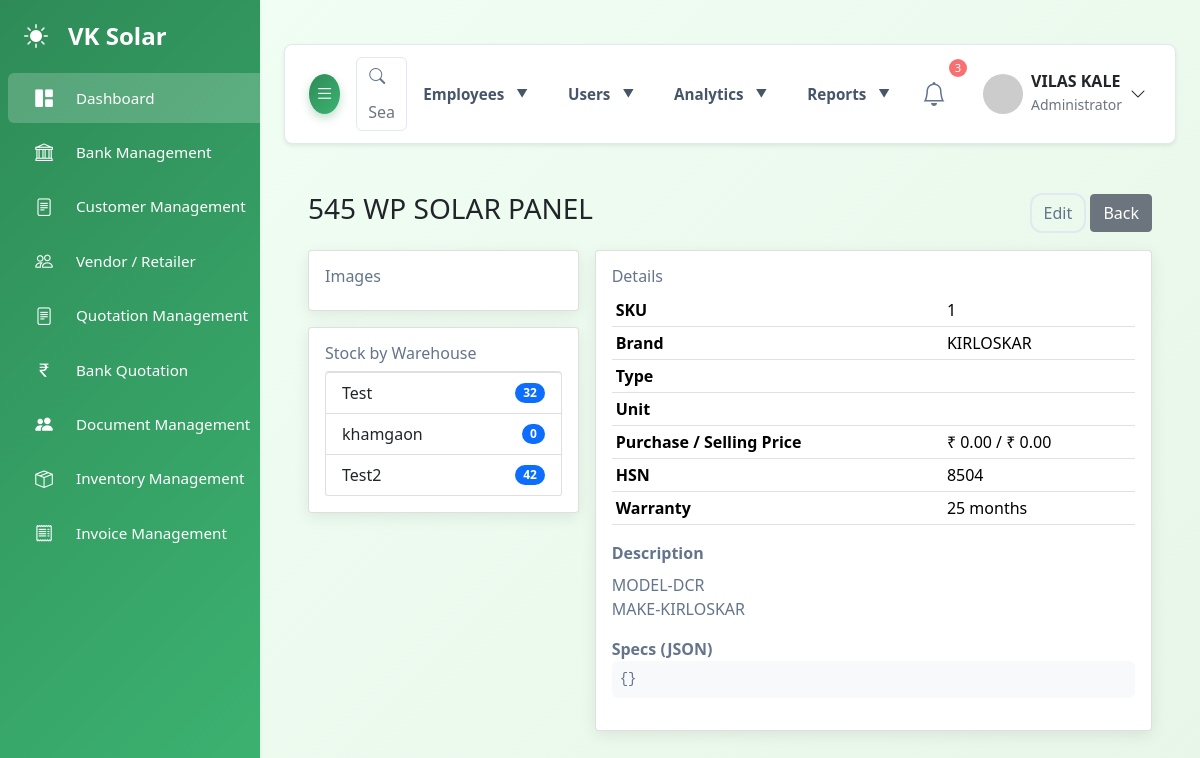
/admin/inventory/product_view.php?id=1 (signed in), run on the app's committed database.
### tables this page shows
CREATE TABLE `products` (
  `id` int NOT NULL,
  `sku` varchar(120)  NOT NULL,
  `name` varchar(255)  NOT NULL,
  `brand` varchar(150)  DEFAULT NULL,
  `category_id` int DEFAULT NULL,
  `type` varchar(100)  DEFAULT NULL,
  `unit` varchar(50)  DEFAULT 'pc',
  `serial_tracked` tinyint(1) DEFAULT '0',
  `default_purchase_price` decimal(12,2) DEFAULT '0.00',
  `default_selling_price` decimal(12,2) DEFAULT '0.00',
  `tax_rate` decimal(5,2) DEFAULT '0.00',
  `hsn_code` varchar(50)  DEFAULT NULL,
  `weight_kg` decimal(8,3) DEFAULT NULL,
  `length_mm` int DEFAULT NULL,
  `width_mm` int DEFAULT NULL,
  `height_mm` int DEFAULT NULL,
  `warranty_months` int DEFAULT NULL,
  `description` text ,
  `specs` json DEFAULT NULL,
  `created_by` int DEFAULT NULL,
  `created_at` datetime DEFAULT CURRENT_TIMESTAMP,
  `updated_at` datetime DEFAULT CURRENT_TIMESTAMP ON UPDATE CURRENT_TIMESTAMP
);

CREATE TABLE `warehouse_stock` (
  `id` int NOT NULL,
  `warehouse_id` int NOT NULL,
  `product_id` int NOT NULL,
  `quantity` decimal(12,3) NOT NULL DEFAULT '0.000',
  `reserved` decimal(12,3) NOT NULL DEFAULT '0.000',
  `updated_at` datetime DEFAULT CURRENT_TIMESTAMP ON UPDATE CURRENT_TIMESTAMP
);

CREATE TABLE `warehouses` (
  `id` int NOT NULL,
  `name` varchar(150) NOT NULL,
  `code` varchar(50) DEFAULT NULL,
  `address` text,
  `city` varchar(100) DEFAULT NULL,
  `state` varchar(100) DEFAULT NULL,
  `pincode` varchar(12) DEFAULT NULL,
  `contact_name` varchar(100) DEFAULT NULL,
  `contact_phone` varchar(20) DEFAULT NULL,
  `image` varchar(255) DEFAULT NULL,
  `created_by` int DEFAULT NULL,
  `created_at` timestamp NULL DEFAULT CURRENT_TIMESTAMP,
  `updated_at` timestamp NULL DEFAULT CURRENT_TIMESTAMP ON UPDATE CURRENT_TIMESTAMP
);

### admin/inventory/product_view.php (the view, shortened to what this page needs)
<?php
require_once __DIR__ . '/../connect/db.php';
$id = intval($_GET['id'] ?? 0);
$stmt = $conn->prepare("SELECT * FROM products WHERE id=? LIMIT 1");
$stmt->bind_param('i',$id); $stmt->execute(); $res=$stmt->get_result(); $product=$res->fetch_assoc(); $stmt->close();
$stocks = [];
$sq = $conn->prepare("SELECT ws.id,ws.warehouse_id,ws.quantity,w.name AS warehouse_name FROM warehouse_stock ws LEFT JOIN warehouses w ON w.id = ws.warehouse_id WHERE ws.product_id = ? ORDER BY ws.id DESC");
$sq->bind_param('i',$id); $sq->execute(); $sr = $sq->get_result(); while($rw=$sr->fetch_assoc()) $stocks[]=$rw; $sq->close();
?>
<!doctype html>
<html lang="en">
<head><meta charset="utf-8"><title>Product: <?=htmlspecialchars($product['name'])?></title>
  <?php require_once __DIR__ . '/../include/head2.php'; ?>
    <link href="https://cdn.jsdelivr.net/npm/bootstrap@5.1.3/dist/css/bootstrap.min.css" rel="stylesheet">
</head>
<body>
<?php $cwd = getcwd(); chdir(__DIR__ . '/..'); include 'include/sidebar.php'; chdir($cwd); ?>
<div id="main-content">
<?php $cwd = getcwd(); chdir(__DIR__ . '/..'); include 'include/navbar.php'; chdir($cwd); ?>
<main class="container py-4">
  <div class="d-flex justify-content-between align-items-center mb-3">
    <h3><?=htmlspecialchars($product['name'])?></h3>
    <div>
      <a href="product_form.php?id=<?=$id?>" class="btn btn-outline-secondary">Edit</a>
      <a href="products.php" class="btn btn-secondary">Back</a>
    </div>
  </div>
  <div class="row g-3">
    <div class="col-md-4">
      <div class="card p-3">
        <h6>Images</h6>
      </div>
      <div class="card p-3 mt-3">
        <h6>Stock by Warehouse</h6>
        <?php if(empty($stocks)): ?>
          <div>No stock entries.</div>
        <?php else: ?>
          <ul class="list-group">
            <?php foreach($stocks as $st): ?>
              <li class="list-group-item d-flex justify-content-between align-items-center">
                <?=htmlspecialchars($st['warehouse_name'] ?: 'W#'.$st['warehouse_id'])?>
                <span class="badge bg-primary rounded-pill"><?= $st['quantity'] + 0 ?></span>
              </li>
            <?php endforeach; ?>
          </ul>
        <?php endif; ?>
      </div>
    </div>
    <div class="col-md-8">
      <div class="card p-3 mb-3">
        <h6>Details</h6>
        <table class="table table-sm">
          <tr><th>SKU</th><td><?=htmlspecialchars($product['sku'])?></td></tr>
          <tr><th>Brand</th><td><?=htmlspecialchars($product['brand'])?></td></tr>
          <tr><th>Type</th><td><?=htmlspecialchars($product['type'])?></td></tr>
          <tr><th>Unit</th><td><?=htmlspecialchars($product['unit'])?></td></tr>
          <tr><th>Purchase / Selling Price</th><td>₹ <?=number_format($product['default_purchase_price'],2)?> / ₹ <?=number_format($product['default_selling_price'],2)?></td></tr>
          <tr><th>HSN</th><td><?=htmlspecialchars($product['hsn_code'])?></td></tr>
          <tr><th>Warranty</th><td><?=intval($product['warranty_months'])?> months</td></tr>
        </table>
        <div><strong>Description</strong><div class="mt-2"><?=nl2br(htmlspecialchars($product['description']))?></div></div>
        <div class="mt-3"><strong>Specs (JSON)</strong><pre style="background:#f8f9fa;padding:8px;border-radius:6px"><?=htmlspecialchars($product['specs'])?></pre></div>
      </div>
    </div>
  </div>
</main>
</div>
</body>
</html>

### admin/css&js/style.css (style rules this page uses)
:root { --primary: #2e8b57; --primary-light: #3cb371; --primary-dark: #1e6b47; --secondary: #f5f5f5; --accent: #87ceeb; --accent-light: #b0e2ff; --earth: #d2b48c; --earth-light: #f0e6d6; --dark: #2c3e50; --light: #f8f9fa; --gradient-primary: linear-gradient( 135deg, var(--primary) 0%, var(--primary-light) 100% ); --gradient-secondary: linear-gradient( 135deg, var(--earth-light) 0%, var(--secondary) 100% ); --gradient-hero: linear-gradient( 135deg, rgba(46, 139, 87, 0.85) 0%, rgba(60, 179, 113, 0.85) 100% ); --gradient-nature: linear-gradient( 135deg, var(--primary) 0%, var(--accent) 100% ); --background-light: #f1f5f9; --text-light: #64748b; --card-bg-light: #ffffff; --border-color-light: #e2e8f0; --success-color: #10b981; --danger-color: #f87171; --warning-color: #fbbf24; }
body { font-family: "Inter", sans-serif; background-color: var(--background-light); color: var(--text-light); padding-top: 20px; overflow-x: hidden; }
#main-content { margin-left: 260px; padding: 1.5rem; transition: margin-left 0.3s ease-in-out; }
.card { border: none; border-radius: 0.5rem; box-shadow: 0 0.1rem 0.5rem rgba(0, 0, 0, 0.05); transition: all 0.3s; background-color: var(--card-bg-light); color: var(--text-light); border: 1px solid var(--border-color-light); }
.table { color: var(--text-light); }

### admin/css&js/carousel.css (style rules this page uses)
:root { --primary: #2e8b57; --primary-light: #3cb371; --primary-dark: #1e6b47; --secondary: #f5f5f5; --accent: #87ceeb; --dark: #2c3e50; --light: #f8f9fa; --gradient-primary: linear-gradient( 135deg, var(--primary) 0%, var(--primary-light) 100% ); --background-light: #f1f5f9; --text-light: #64748b; --card-bg-light: #ffffff; --border-color-light: #e2e8f0; --success-color: #10b981; --danger-color: #f87171; --warning-color: #fbbf24; }
body { font-family: "Inter", sans-serif; background-color: var(--background-light); color: var(--text-light); padding-top: 20px; overflow-x: hidden; }
#main-content { margin-left: 260px; padding: 1.5rem; transition: margin-left 0.3s ease-in-out; }
.card { border: none; border-radius: 1rem; box-shadow: 0 0.5rem 1.5rem rgba(46, 139, 87, 0.08); transition: all 0.3s; background: var(--card-bg-light); color: var(--text-light); overflow: hidden; }
.btn-outline-secondary { border: 2px solid var(--border-color-light) !important; color: var(--text-light) !important; border-radius: 0.75rem !important; transition: all 0.3s ease; font-weight: 600; padding: 12px 30px; }

### admin/css&js/logo&brand.css (style rules this page uses)
:root { --primary-green: #48bb78; --dark-green: #38a169; --light-green: #c6f6d5; --accent-green: #68d391; --text-dark: #2d3748; --text-light: #718096; --bg-light: #f7fafc; --border: #e2e8f0; --shadow: 0 2px 4px -1px rgba(0, 0, 0, 0.1), 0 1px 2px -1px rgba(0, 0, 0, 0.06); --shadow-lg: 0 4px 6px -1px rgba(0, 0, 0, 0.1), 0 2px 4px -1px rgba(0, 0, 0, 0.06); }
.mt-3 { margin-top: 1rem !important; }

### admin/css&js/project.css (style rules this page uses)
:root { --primary: #2e8b57; --primary-light: #3cb371; --primary-dark: #1e6b47; --secondary: #f5f5f5; --accent: #87ceeb; --accent-light: #b0e2ff; --earth: #d2b48c; --earth-light: #f0e6d6; --dark: #2c3e50; --light: #f8f9fa; --gradient-primary: linear-gradient( 135deg, var(--primary) 0%, var(--primary-light) 100% ); --background-light: #f1f5f9; --text-light: #64748b; --card-bg-light: #ffffff; --border-color-light: #e2e8f0; --success-color: #10b981; --danger-color: #f87171; --warning-color: #fbbf24; }
body { font-family: "Inter", sans-serif; background-color: var(--background-light); color: var(--text-light); padding-top: 20px; overflow-x: hidden; }
#main-content { margin-left: 260px; padding: 1.5rem; transition: margin-left 0.3s ease-in-out; }
.card { border: none; border-radius: 0.5rem; box-shadow: 0 0.1rem 0.5rem rgba(0, 0, 0, 0.05); transition: all 0.3s; background-color: var(--card-bg-light); color: var(--text-light); border: 1px solid var(--border-color-light); }
.table { color: var(--text-light); }

### admin/css&js/view-project.css (style rules this page uses)
:root { --primary-color: #2e8b57; --secondary-color: #3cb371; --light-color: #f5f5f5; --dark-color: #333; --border-radius: 10px; --box-shadow: 0 3px 10px rgba(0, 0, 0, 0.08); --transition: all 0.3s ease; }
body { background-color: #f8f9fa; font-family: "Segoe UI", Tahoma, Geneva, Verdana, sans-serif; line-height: 1.6; }

### admin/css&js/view-product.css (style rules this page uses)
:root { --primary-color: #2e8b57; --secondary-color: #3cb371; --light-color: #f5f5f5; --dark-color: #333; --border-radius: 10px; --box-shadow: 0 3px 10px rgba(0, 0, 0, 0.08); --transition: all 0.3s ease; }
body { background-color: #f8f9fa; font-family: "Segoe UI", Tahoma, Geneva, Verdana, sans-serif; line-height: 1.6; }

### data on the page
products: name "545 WP SOLAR PANEL", sku "1", brand "KIRLOSKAR", default_purchase_price "0.00", default_selling_price "0.00", hsn_code "8504", warranty_months "25", description "MODEL-DCR MAKE-KIRLOSKAR", specs "{}"
warehouse_stock: warehouse.name "Test", $st['quantity'] + 0 "32"
warehouse_stock: warehouse.name "khamgaon", $st['quantity'] + 0 "0"
warehouse_stock: warehouse.name "Test2", $st['quantity'] + 0 "42"

### other printed values
$current_user_name "VILAS KALE"
$role_names[$current_role] "Administrator"
